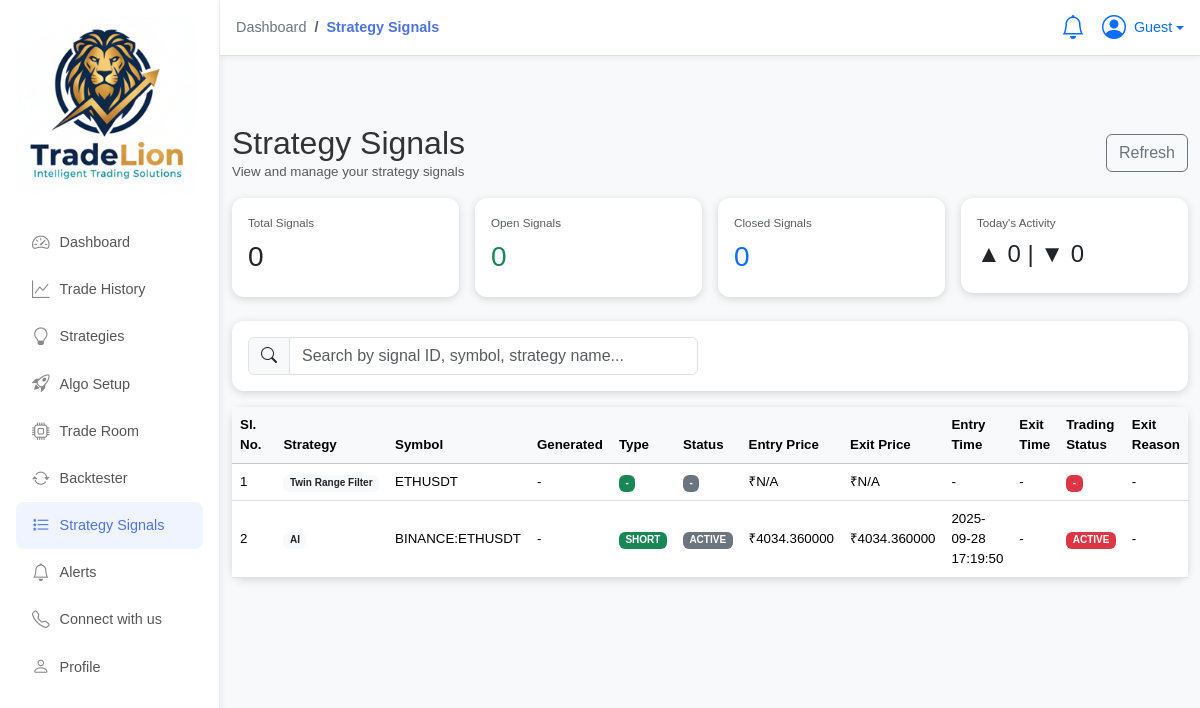
The page /strategy_signals on the database its author committed.
### model.py (models this page shows)
class Strategy(db.Model):
    __tablename__ = "strategies"
    id = db.Column(db.Integer, primary_key=True)
    name = db.Column(db.String(100), unique=True, nullable=False)
    description = db.Column(db.Text)
    video_url = db.Column(db.String(255))         # YouTube embed link
    signals = db.Column(db.String(50))            # e.g. "3-4"
    difficulty = db.Column(db.String(50))         # High / Medium / Low
    timeframe = db.Column(db.String(50))          # e.g. "15m"
    gain = db.Column(db.String(50))               # e.g. "+25-45%"
    users = db.Column(db.Integer, default=0)      # how many users
    is_active = db.Column(db.Boolean, default=True)
    user_strategy_configs = db.relationship('UserStrategyConfig', backref='strategy', lazy=True)

class UserStrategySetup(db.Model):
    __tablename__ = "user_strategy_setup"
    id = db.Column(db.Integer, primary_key=True)
    user_id = db.Column(db.Integer, db.ForeignKey("users.id"), nullable=False)
    symbol = db.Column(db.String(50), nullable=False)
    strategy_id = db.Column(db.Integer, db.ForeignKey("strategies.id"), nullable=False)
    leverage = db.Column(db.Integer)
    margin = db.Column(db.Float)
    timeframe = db.Column(db.String(50))
    is_active = db.Column(db.Boolean, default=False)
    created_at = db.Column(db.DateTime, default=datetime.utcnow)
    is_paper = db.Column(db.Boolean, default=False)

class StrategySignal(db.Model):
    __tablename__ = "strategy_signals"
    id = db.Column(db.Integer, primary_key=True)
    strategy_id = db.Column(db.Integer, db.ForeignKey("strategies.id"), nullable=False)
    symbol = db.Column(db.String(50), nullable=False)
    direction = db.Column(db.String(10))  # LONG / SHORT
    status = db.Column(db.String(50))  # ACTIVE / EXITED
    entry_price = db.Column(db.Float)
    entry_time = db.Column(db.DateTime)
    exit_price = db.Column(db.Float)
    exit_time = db.Column(db.DateTime)
    exit_reason = db.Column(db.String(200))
    exit_reason = db.Column(db.String(200))
    gain_ratio = db.Column(db.Float)
    strategy = db.relationship("Strategy", backref="strategy_signals")

class PaperTrade(db.Model):
    __tablename__ = 'paper_trades'
    id = db.Column(db.Integer, primary_key=True)
    user_id = db.Column(db.Integer, db.ForeignKey('users.id'), nullable=False)
    config_id = db.Column(db.Integer, db.ForeignKey('user_strategy_setup.id'), nullable=True)
    symbol = db.Column(db.String(50), nullable=False)
    tv_symbol = db.Column(db.String(80))
    side = db.Column(db.String(10))  # BUY / SELL
    qty = db.Column(db.Float, default=0.0)
    entry_price = db.Column(db.Float)
    entry_time = db.Column(db.DateTime)
    exit_price = db.Column(db.Float)
    exit_time = db.Column(db.DateTime)
    margin = db.Column(db.Float, default=0.0)
    leverage = db.Column(db.Integer, default=1)
    locked_amount = db.Column(db.Float, default=0.0)
    pnl_inr = db.Column(db.Float, default=0.0)
    status = db.Column(db.String(20), default='OPEN')  # OPEN / CLOSED
    strategy = db.Column(db.String(100))
    paper_order_id = db.Column(db.String(80), unique=False)
    user = db.relationship('User', backref='paper_trades')
    strategy_setup = db.relationship('UserStrategySetup', backref='paper_trades')

### app.py (the view, shortened to what this page needs)
@app.route('/strategy_signals')
def strategy_signals():
    signals = []
    notifications = []
    try:
        def fmt_dt(dt):
            if not dt:
                return None
            try:
                if hasattr(dt, 'strftime'):
                    return dt.strftime("%Y-%m-%d %H:%M:%S")
                return str(dt)
            except Exception:
                return None
        setups = UserStrategySetup.query.filter_by(is_active=True).all()
        for us in setups:
            try:
                strat = db.session.get(Strategy, us.strategy_id) if us and us.strategy_id else None
                sig = StrategySignal.query.filter_by(strategy_id=us.strategy_id, symbol=us.symbol).order_by(StrategySignal.entry_time.desc()).first()
                pt = PaperTrade.query.filter_by(user_id=us.user_id, config_id=us.id).order_by(PaperTrade.exit_time.desc().nulls_last(), PaperTrade.entry_time.desc()).first()
                def map_direction(s, p):
                    if s and getattr(s, 'direction', None):
                        return s.direction
                    if p and getattr(p, 'side', None):
                        return p.side
                    return '-'
                def map_status(s, p):
                    if s and getattr(s, 'status', None):
                        return s.status
                    if p and getattr(p, 'status', None):
                        return p.status
                    return '-'
                entry_price = None
                exit_price = None
                entry_time = None
                exit_time = None
                if sig:
                    entry_price = sig.entry_price if sig.entry_price is not None else None
                    exit_price = sig.exit_price if sig.exit_price is not None else None
                    entry_time = fmt_dt(sig.entry_time) if sig.entry_time else '-'
                    exit_time = fmt_dt(sig.exit_time) if sig.exit_time else '-'
                if (entry_price in (None,)) and pt and getattr(pt, 'entry_price', None) is not None:
                    entry_price = pt.entry_price
                if (exit_price in (None,)) and pt and getattr(pt, 'exit_price', None) is not None:
                    exit_price = pt.exit_price
                if (entry_time is None) and pt and getattr(pt, 'entry_time', None):
                    entry_time = fmt_dt(pt.entry_time)
                if (exit_time is None) and pt and getattr(pt, 'exit_time', None):
                    exit_time = fmt_dt(pt.exit_time)
                row = {
                    'user_id': us.user_id,
                    'strategy': (strat.name if strat else (str(us.strategy_id) if us.strategy_id else 'Unknown')),
                    'symbol': us.symbol,
                    'generated_signal': None,
                    'type': map_direction(sig, pt),
                    'status': map_status(sig, pt),
                    'entry_price': (entry_price if entry_price is not None else None),
                    'exit_price': (exit_price if exit_price is not None else None),
                    'entry_time': (entry_time if entry_time is not None else None),
                    'exit_time': (exit_time if exit_time is not None else None),
                    'trading_status': map_status(sig, pt) if map_status(sig, pt) != '-' else ('OPEN' if pt and pt.status=='OPEN' else '-'),
                    'exit_reason': (pt.exit_reason if pt and getattr(pt, 'exit_reason', None) else None)
                }
                try:
                    crec = redis_get_signal(us.id) if _redis else None
                except Exception:
                    crec = None
                if not crec:
                    crec = SIGNAL_CACHE.get(us.id)
                signals.append(row)
            except Exception:
                continue
    except Exception:
        signals = []
    return render_template('strategy_signals.html', signals=signals, notifications=notifications)

### app.py (called while the page is built, shortened)
@app.before_request
def ensure_paper_wallet():
    user_id = session.get('user_id')

@app.before_request
def load_user():
    if "user_id" in session:
        g.user = db.session.get(User, session["user_id"])
        if g.user is None:
            session.clear()
            g.user = None
    else:
        g.user = None

@app.context_processor
def inject_user():
    return dict(current_user=g.user)

@app.context_processor
def inject_stream_base():
    try:
        return dict(STREAM_BASE=STREAM_BASE)
    except Exception:
        return dict(STREAM_BASE='https://stream.coindcx.com')

@app.context_processor
def inject_mcp_cache():
    def _get_mcp_cache(key: str):
        try:
            if _redis:
                v = _redis.get(f'mcp:{key}')
                if v:
                    try:
                        return json.loads(v)
                    except Exception:
                        return v
        except Exception:
            pass
        try:
            row = db.session.execute(text("SELECT value_json FROM mcp_cache WHERE key = :k"), {'k': f'mcp:{key}'}).fetchone()
            if row and row[0]:
                return json.loads(row[0])
        except Exception:
            pass
        return None
    return dict(mcp_cache=_get_mcp_cache)

### templates/strategy_signals.html (shortened to what this page needs)
{% extends "base_app.html" %}
{% block breadcrumb %}
  <li class="breadcrumb-item"><a href="{{ url_for('dashboard') }}">Dashboard</a></li>
  <li class="breadcrumb-item active" aria-current="page">Strategy Signals</li>
{% endblock %}
{% block content %}
<div class="py-4">
  <div class="d-flex justify-content-between align-items-center mb-3">
    <div>
      <h2 class="mb-0">Strategy Signals</h2>
      <div class="text-muted">View and manage your strategy signals</div>
    </div>
    <div>
      <button class="btn btn-outline-secondary" onclick="window.APP_CACHE.refreshPositions();">Refresh</button>
    </div>
  </div>
  <div class="row g-3 mb-4">
    <div class="col-md-3">
      <div class="card p-3">
        <div class="text-muted small">Total Signals</div>
        <div class="h3 mt-2">0</div>
      </div>
    </div>
    <div class="col-md-3">
      <div class="card p-3">
        <div class="text-muted small">Open Signals</div>
        <div class="h3 mt-2 text-success">0</div>
      </div>
    </div>
    <div class="col-md-3">
      <div class="card p-3">
        <div class="text-muted small">Closed Signals</div>
        <div class="h3 mt-2 text-primary">0</div>
      </div>
    </div>
    <div class="col-md-3">
      <div class="card p-3">
        <div class="text-muted small">Today's Activity</div>
        <div class="h4 mt-2">▲ 0 | ▼ 0</div>
      </div>
    </div>
  </div>
  <div class="card mb-3 p-3">
    <div class="row align-items-center">
      <div class="col-md-6">
        <div class="input-group">
          <span class="input-group-text"><i class="bi bi-search"></i></span>
          <input id="signalsSearch" class="form-control" placeholder="Search by signal ID, symbol, strategy name...">
        </div>
      </div>
    </div>
  </div>
  <div class="card">
    <div class="table-responsive">
      <table class="table table-hover mb-0 align-middle">
        <thead class="table-light">
          <tr>
            <th style="width:60px">Sl. No.</th>
            <th>Strategy</th>
            <th>Symbol</th>
            <th>Generated</th>
            <th>Type</th>
            <th>Status</th>
            <th>Entry Price</th>
            <th>Exit Price</th>
            <th>Entry Time</th>
            <th>Exit Time</th>
            <th>Trading Status</th>
            <th>Exit Reason</th>
          </tr>
        </thead>
        <tbody id="signalsTableBody">
          {%- if signals and signals|length > 0 -%}
            {%- for r in signals -%}
              <tr>
                <td>{{ loop.index }}</td>
                <td><span class="badge bg-light text-dark">{{ r.strategy }}</span></td>
                <td>{{ r.symbol }}</td>
                <td>{% if r.generated_signal %}<span class="badge bg-info text-white">{{ r.generated_signal }}</span>{% else %}-{% endif %}</td>
                <td>{% if r.type %}<span class="badge bg-success text-white">{{ r.type }}</span>{% else %}-{% endif %}</td>
                <td>{% if r.status %}<span class="badge bg-secondary">{{ r.status }}</span>{% else %}-{% endif %}</td>
                <td>{{ (r.entry_price is not none) and ('₹' ~ ("%0.6f" % r.entry_price)) or '₹N/A' }}</td>
                <td>{{ (r.exit_price is not none) and ('₹' ~ ("%0.6f" % r.exit_price)) or '₹N/A' }}</td>
                <td>{{ r.entry_time if (r.entry_time is not none) else '-' }}</td>
                <td>{{ r.exit_time if (r.exit_time is not none) else '-' }}</td>
                <td>{% if r.trading_status %}<span class="badge bg-danger">{{ r.trading_status }}</span>{% else %}-{% endif %}</td>
                <td>{{ r.exit_reason if r.exit_reason else '-' }}</td>
              </tr>
            {%- endfor -%}
          {%- endif -%}
        </tbody>
      </table>
    </div>
  </div>
</div>
{% endblock %}

### static/css/style.css (style rules this page uses)
body { background-color: #f5f7fa; font-family: "Inter", "Segoe UI", sans-serif; color: #333; font-size: smaller; }
.card { border-radius: 12px; box-shadow: 0 2px 8px rgba(0,0,0,0.15); border: none; }
.btn { transition: all 0.2s ease; border-radius: 6px; }
body, html { overflow-x: hidden; }
.breadcrumb a { text-decoration: none; color: #6c757d; font-weight: 500; }
.breadcrumb-item.active { color: #4e73df; font-weight: 600; }
body.no-spinners { --bs-spinner-width: 0px; }

### static/css/algo_setup.css (style rules this page uses)
body { font-family: 'Montserrat', Arial, sans-serif; background: #fff; margin: 0; padding: 0; }

### rows shown on the page
Strategy: strategy "Twin Range Filter"
UserStrategySetup: symbol "ETHUSDT"
Strategy: strategy "AI"
UserStrategySetup: symbol "BINANCE:ETHUSDT"
StrategySignal: type "SHORT", status "ACTIVE", entry_price "₹4034.360000", trading_status "ACTIVE"
PaperTrade: exit_price "₹4034.360000"

### other values the page prints
{{ r.type }} "-"
{{ r.status }} "-"
{{ r.entry_time if (r.entry_time is not none) else '-' }} "-" "2025-09-28 17:19:50"
{{ r.exit_time if (r.exit_time is not none) else '-' }} "-" "-"
{{ r.trading_status }} "-"
{{ r.exit_reason if r.exit_reason else '-' }} "-" "-"
